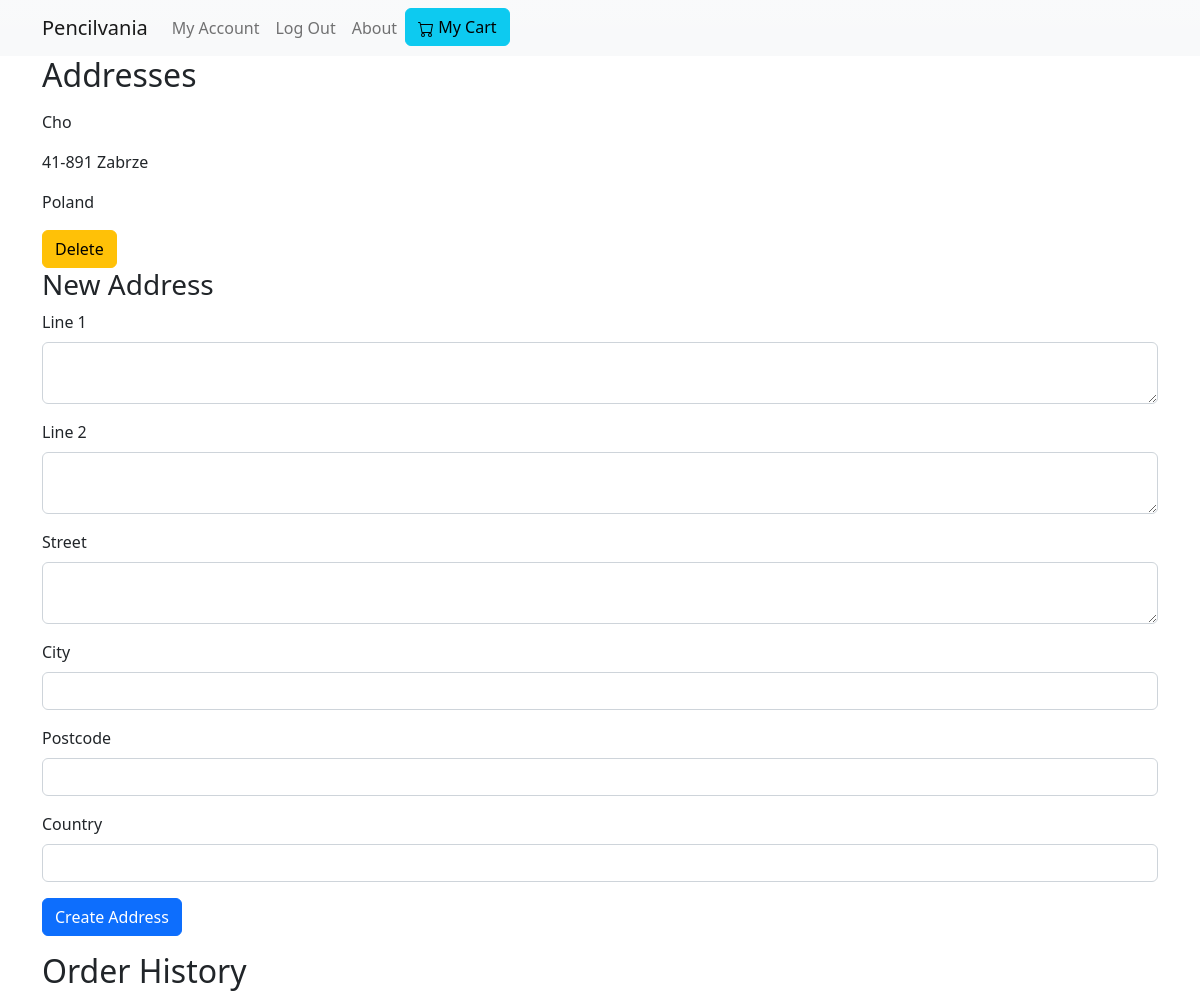
The page /my_account (signed in) on the database its author committed.
### shop/models.py (models this page shows)
class Address(db.Model):
    id = db.Column(db.Integer, primary_key=True)
    user_id = db.Column(db.Integer, db.ForeignKey("user.id"), nullable=False)
    line_1 = db.Column(db.String(100))
    line_2 = db.Column(db.String(100))
    country = db.Column(db.String(100), nullable=False)
    city = db.Column(db.String(100), nullable=False)
    street = db.Column(db.String(100), nullable=False)
    postcode = db.Column(db.String(100), nullable=False)
    orders = db.relationship('Order', backref='address', lazy=True)

### shop/routes.py (the view)
@app.route("/my_account")
@login_required
def my_account():
    user = User.query.get(current_user.id)
    form = AddressForm()
    addresses = user.addresses or []
    orders = user.orders or []
    return render_template("my-account.html", user=user, form=form,
                           addresses=addresses, orders=orders)

### shop/forms.py
class AddressForm(FlaskForm):
    line_1 = TextAreaField("Line 1", validators=[Optional()])
    line_2 = TextAreaField("Line 2", validators=[Optional()])
    street = TextAreaField("Street", validators=[DataRequired()])
    city = StringField("City", validators=[DataRequired()])
    postcode = StringField("Postcode", validators=[DataRequired()])
    country = StringField("Country", validators=[DataRequired()])
    submit = SubmitField("Create Address")

### shop/routes.py (called while the page is built)
def login_required(view_func):
    @functools.wraps(view_func)
    def check_permissions(*args, **kwargs):
        if current_user.is_authenticated:
            return view_func(*args, **kwargs)
        return redirect(url_for('login', next=request.path))
    return check_permissions

@login_manager.user_loader
def load_user(user_id):
    user = User.query.get(user_id)
    return user

### shop/templates/my-account.html (shortened to what this page needs)
{% extends "index.html" %}
{% block content %}
<div class="container">
    <h2>Addresses</h2>
    {% for address in addresses %}
        <p>{{ address.street }}</p>
        <p>{{ address.postcode }} {{ address.city }}</p>
        <p>{{ address.country }}</p>
        <a href="{{ url_for('delete_address', address_id=address.id) }}" class="btn btn-warning">Delete</a>
    {% endfor %}
    <h3>New Address</h3>
        <form method="POST" action="{{ url_for('add_address') }}">
        <div class="mb-3">
            {{ form.line_1.label(class="form-label") }}
            {% if form.errors.line_1 %}
                {{ form.line_1(size=20, class="form-control is-invalid") }}
            {% else %}
                {{ form.line_1(size=20, class="form-control") }}
            {% endif %}
        </div>
        <div class="mb-3">
            {{ form.line_2.label(class="form-label") }}
            {% if form.errors.line_2 %}
                {{ form.line_2(size=20, class="form-control is-invalid") }}
            {% else %}
                {{ form.line_2(size=20, class="form-control") }}
            {% endif %}
        </div>
        <div class="mb-3">
            {{ form.street.label(class="form-label") }}
            {% if form.errors.street %}
                {{ form.street(size=20, class="form-control is-invalid") }}
            {% else %}
                {{ form.street(size=20, class="form-control") }}
            {% endif %}
        </div>
        <div class="mb-3">
            {{ form.city.label(class="form-label") }}
            {% if form.errors.city %}
                {{ form.city(size=20, class="form-control is-invalid") }}
            {% else %}
                {{ form.city(size=20, class="form-control") }}
            {% endif %}
        </div>
        <div class="mb-3">
            {{ form.postcode.label(class="form-label") }}
            {% if form.errors.postcode %}
                {{ form.postcode(size=20, class="form-control is-invalid") }}
            {% else %}
                {{ form.postcode(size=20, class="form-control") }}
            {% endif %}
        </div>
        <div class="mb-3">
            {{ form.country.label(class="form-label") }}
            {% if form.errors.country %}
                {{ form.country(size=20, class="form-control is-invalid") }}
            {% else %}
                {{ form.country(size=20, class="form-control") }}
            {% endif %}
        </div>
        <div class="mb-3">
            {{ form.submit(class="btn btn-primary") }}
        </div>
    </form>
    <h2>Order History</h2>
</div>
{% endblock %}

### rows shown on the page
Address: street "Cho", postcode "41-891", city "Zabrze", country "Poland"
